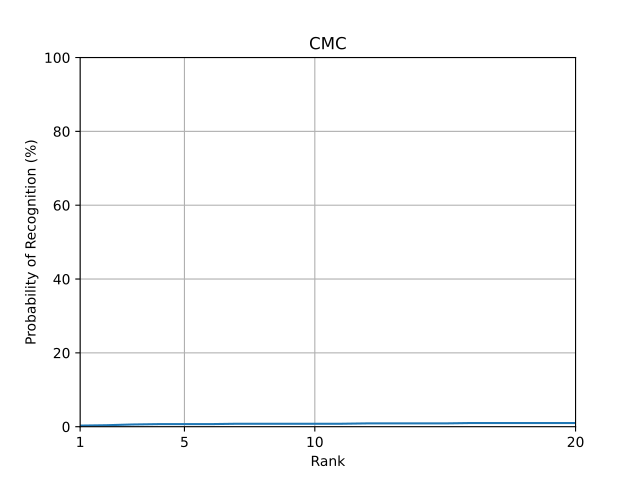

This figure's Python source:
import numpy
numpy.random.seed(42)
import bob.measure
from matplotlib import pyplot

cmc_scores = []
for probe in range(10):
    positives = numpy.random.normal(1, 1, 1)
    negatives = numpy.random.normal(0, 1, 19)
    cmc_scores.append((negatives, positives))
bob.measure.plot.cmc(cmc_scores, logx=False)
pyplot.grid(True)
pyplot.title('CMC')
pyplot.xlabel('Rank')
pyplot.xticks([1,5,10,20])
pyplot.xlim([1,20])
pyplot.ylim([0,100])
pyplot.ylabel('Probability of Recognition (%)')
